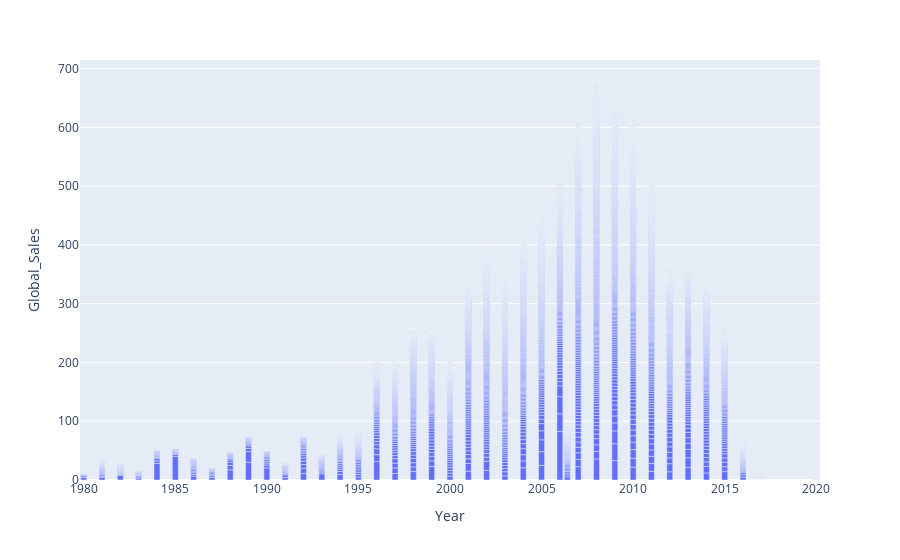

Write notebook code for a chart like this one.
### Code cell
fig2=px.bar(video_game_df,x=video_game_df.Year,y=video_game_df.Global_Sales)
fig2.show()

### Figure 1 — Plotly figure (JSON) as saved in the notebook; plotly's stock layout.template omitted (floating-point values rounded to 4 significant figures; data arrays with more than 128 entries replaced by an {"elided": "..."} marker saying what was removed)
{"data": [{"alignmentgroup": "True", "hovertemplate": "Year=%{x}<br>Global_Sales=%{y}<extra></extra>", "legendgroup": "", "marker": {"color": "#636efa", "pattern": {"shape": ""}}, "name": "", "offsetgroup": "", "orientation": "v", "showlegend": false, "textposition": "auto", "type": "bar", "x": {"elided": "16540 float values"}, "xaxis": "x", "y": {"elided": "16540 float values"}, "yaxis": "y"}], "layout": {"barmode": "relative", "legend": {"tracegroupgap": 0}, "margin": {"t": 60}, "xaxis": {"anchor": "y", "domain": [0, 1], "title": {"text": "Year"}}, "yaxis": {"anchor": "x", "domain": [0, 1], "title": {"text": "Global_Sales"}}}}
